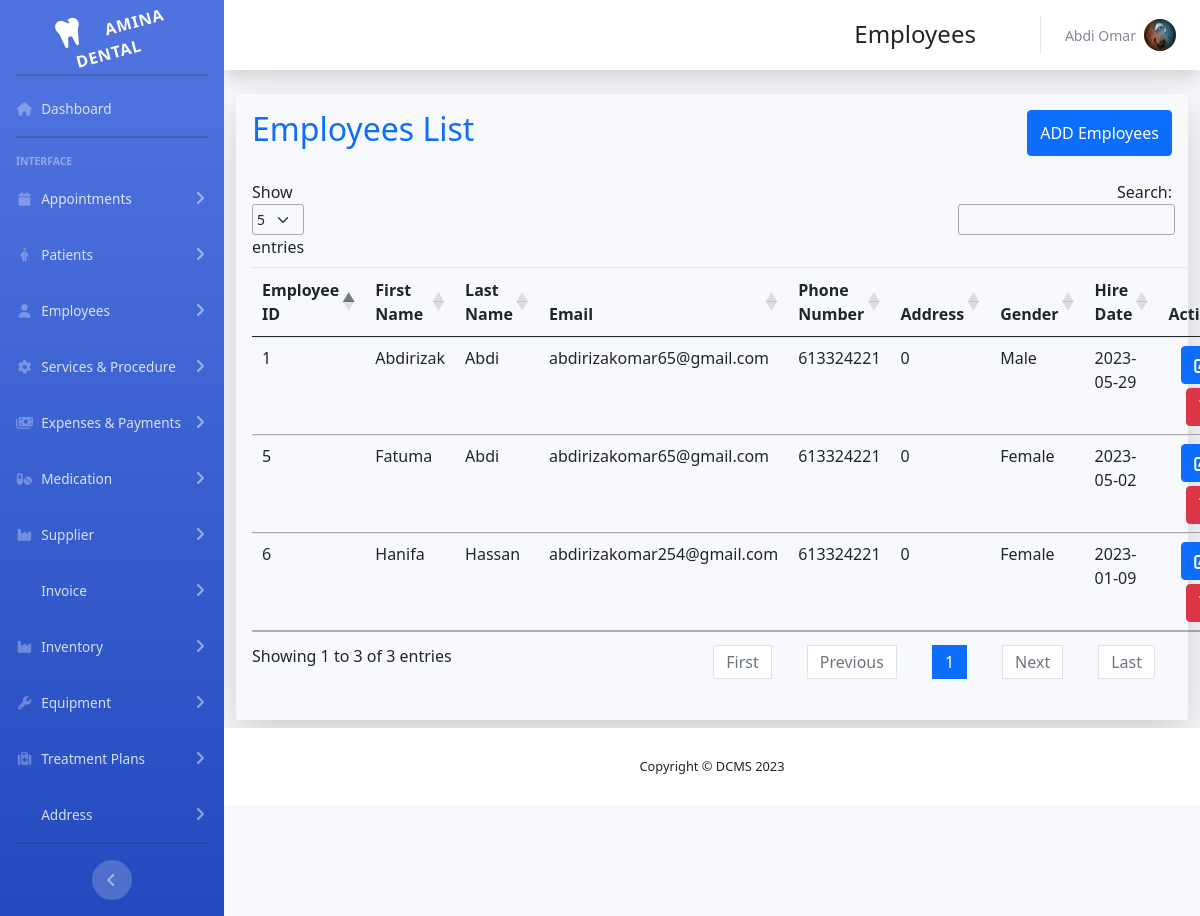
The app's page /index.php?page=employee with its own data.
### tables this page shows
CREATE TABLE Employees (
    employee_id INT PRIMARY KEY AUTO_INCREMENT,
    first_name VARCHAR(255),
    last_name VARCHAR(255),
    email VARCHAR(255),
    phone VARCHAR(255),
    address INT,
    gender VARCHAR(20),
    profile VARCHAR(255),
    hire_date DATE,
    FOREIGN KEY (Address) REFERENCES Addresses(address_id)
);

### app/employees/employee.php (the view, shortened to what this page needs)
<!DOCTYPE html>
<html>
<head>
    <?php
    include_once('./app/database/conn.php');
    ?>
</head>
<body>
    <div class="container-fluid ">
        <div class=" mt-1 p-3 shadow-lg rounded">
            <div class='small' id='small'></div>
            <div class='d-flex justify-content-between mb-4'>
                <h2 class="text-center text-primary">Employees List</h2>
                <button type="button" class="btn btn-primary" data-toggle="modal" data-target="#employeeModal">
                    ADD Employees
                </button>
            </div>
            <table class="table table-hover" id="dataTable">
                <thead>
                    <tr>
                        <th scope="col">Employee ID</th>
                        <th scope="col">First Name</th>
                        <th scope="col">Last Name</th>
                        <th scope="col">Email</th>
                        <th scope="col">Phone Number</th>
                        <th scope="col">Address</th>
                        <th scope="col">Gender</th>
                        <th scope="col">Hire Date</th>
                        <th scope="col" class="text-center">Action</th>
                    </tr>
                </thead>
                <tbody>
                    <?php
                    $result = mysqli_query($conn, "SELECT * FROM Employees");
                    while ($row = mysqli_fetch_assoc($result)) {
                        echo "<tr>";
                        echo "<td>" . $row['employee_id'] . "</td>";
                        echo "<td>" . $row['first_name'] . "</td>";
                        echo "<td>" . $row['last_name'] . "</>";
                        echo "<td>" . $row['email'] . "</td>";
                        echo "<td>" . $row['phone'] . "</td>";
                        echo "<td>" . $row['address'] . "</td>";
                        echo "<td>" . $row['gender'] . "</td>";
                        echo "<td>" . $row['hire_date'] . "</td>";
                        echo "<td class='text-center'>
                                    <button  class='btn btn-primary' onclick='editEmployee(" . $row['employee_id'] . ")'> <icon class='fa fa-edit'></icon> </button>
                                    <a href='#' class='btn btn-danger ms-2 mt-1' onclick='deleteEmployee(" . $row['employee_id'] . ")'> <icon class='fa fa-trash'></icon> </a>
                                  </td>";
                    }
                    ?>
                </tbody>
            </table>
        </div>
    </div>
</body>
</html>

### includes/header.php (shortened to what this page needs)
<!DOCTYPE html>
<html lang="en">
<head>
    <link rel="stylesheet" href="https://cdnjs.cloudflare.com/ajax/libs/font-awesome/6.4.0/css/all.min.css">
    <link href="css/sb-admin-2.min.css" rel="stylesheet">
    <link href="./vendor/DataTables/datatables.css" rel="stylesheet">
</head>
<body id="page-top">
    <div id="wrapper">
    <link rel="stylesheet" href="./vendor/css/bootstrap.min.css">
    <link rel="stylesheet" href="./vendor/fullcalendar/lib/main.min.css">

### includes/sidebar.php (shortened to what this page needs)
<ul class="navbar-nav bg-gradient-primary sidebar sidebar-dark accordion" id="accordionSidebar">
    <a class="sidebar-brand d-flex align-items-center justify-content-center" href="index.php">
        <div class="sidebar-brand-icon rotate-n-15">
            <i class="fas fa-tooth"></i>
            <div class="sidebar-brand-text mx-3">Amina Dental</div>
        </div>
    </a>
    <hr class="sidebar-divider my-1">
    <li class="nav-item">
        <a class="nav-link" href="index.php?page=login">
            <i class="fas fa-fw fa-house"></i>
            <span>Dashboard</span></a>
    </li>
    <hr class="sidebar-divider">
    <div class="sidebar-heading">
        Interface
    </div>
    <li class="nav-item">
        <a class="nav-link collapsed" href="#" data-toggle="collapse" data-target="#collapseAppointment" aria-expanded="true" aria-controls="collapseUtilities">
            <i class="fa fa-fw fa-calendar"></i>
            <span>Appointments</span>
        </a>
    </li>
    <li class="nav-item">
        <a class="nav-link collapsed" href="#" data-toggle="collapse" data-target="#collapsePatient" aria-expanded="true" aria-controls="collapseUtilities">
            <i class="fa-solid fa-fw fa-person-half-dress"></i>
            <span>Patients</span>
        </a>
    </li>
    <li class="nav-item">
        <a class="nav-link collapsed" href="#" data-toggle="collapse" data-target="#collapseStaff" aria-expanded="true" aria-controls="collapseUtilities">
            <i class="fas fa-fw fa-user"></i>
            <span>Employees</span>
        </a>
    </li>
    <li class="nav-item">
        <a class="nav-link collapsed" href="#" data-toggle="collapse" data-target="#collapseServices" aria-expanded="true" aria-controls="collapseUtilities">
            <i class="fas fa-fw fa-gear"></i>
            <span>Services & Procedure</span>
        </a>
    </li>
    <li class="nav-item">
        <a class="nav-link collapsed" href="#" data-toggle="collapse" data-target="#collapseExpenses" aria-expanded="true" aria-controls="collapseUtilities">
            <i class="fas fa-fw fa-money-bills"></i>
            <span>Expenses & Payments</span>
        </a>
    </li>
    <li class="nav-item">
        <a class="nav-link collapsed" href="#" data-toggle="collapse" data-target="#collapseMedication" aria-expanded="true" aria-controls="collapseUtilities">
            <i class="fas fa-fw fa-pills"></i>
            <span>Medication</span>
        </a>
    </li>
    <li class="nav-item">
        <a class="nav-link collapsed" href="#" data-toggle="collapse" data-target="#collapseSupplier" aria-expanded="true" aria-controls="collapseUtilities">
            <i class="fas fa-fw fa-industry"></i>
            <span>Supplier</span>
        </a>
    </li>
    <li class="nav-item">
        <a class="nav-link collapsed" href="#" data-toggle="collapse" data-target="#collapseInvoice" aria-expanded="true" aria-controls="collapseUtilities">
            <span>Invoice</span>
        </a>
    </li>
    <li class="nav-item">
        <a class="nav-link collapsed" href="#" data-toggle="collapse" data-target="#collapseInventory" aria-expanded="true" aria-controls="collapseUtilities">
            <i class="fas fa-fw fa-industry"></i>
            <span>Inventory</span>
        </a>
    </li>
    <li class="nav-item">
        <a class="nav-link collapsed" href="#" data-toggle="collapse" data-target="#collapseEquipment" aria-expanded="true" aria-controls="collapseUtilities">
            <i class="fas fa-fw fa-wrench"></i>
            <span>Equipment</span>
        </a>
    </li>
    <li class="nav-item">
        <a class="nav-link collapsed" href="#" data-toggle="collapse" data-target="#collapseTreatmentPlans" aria-expanded="true" aria-controls="collapseUtilities">
            <i class="fas fa-fw fa-medkit"></i>
            <span>Treatment Plans</span>
        </a>
    </li>
    <li class="nav-item">
        <a class="nav-link collapsed" href="#" data-toggle="collapse" data-target="#collapseAddress" aria-expanded="true" aria-controls="collapseUtilities">
            <span>Address</span>
        </a>
    </li>
    <hr class="sidebar-divider d-none d-md-block">
    <div class="text-center d-none d-md-inline">
        <button class="rounded-circle border-0" id="sidebarToggle"></button>
    </div>
</ul>
<div id="content-wrapper" class="d-flex flex-column">
    <div id="content">
        <nav class="navbar navbar-expand navbar-light bg-white topbar mb-4 static-top shadow">
            <ul class="navbar-nav ml-auto">
                <li class="mt-3 text-center me-5 fs-4"><?php if (isset($title)) {
                                                            echo $title;
                                                        } ?></li>
                <li class="nav-item dropdown no-arrow">
                    <a class="nav-link dropdown-toggle" href="#" id="userDropdown" role="button" data-toggle="dropdown" aria-haspopup="true" aria-expanded="false">
                        <span class="mr-2 d-none d-lg-inline text-gray-600 small"><?php  echo $_SESSION["employee_name"];  ?></span>
                        <div class="rounded-circle btn-warning">
                            <img class="img-profile rounded-circle" src="<?php  echo $_SESSION["profile"];  ?>">
                        </div>
                    </a>
                </li>
            </ul>
        </nav>

### includes/footer.php (shortened to what this page needs)
            <footer class="sticky-footer bg-white">
                <div class="container my-auto">
                    <div class="copyright text-center my-auto">
                        <span>Copyright &copy; DCMS 2023</span>
                    </div>
                </div>
            </footer>
        </div>
    </div>
</body>
</html>

### index.php (shortened to what this page needs)
<?php
$is404 = false;
$page = '';
if(isset($_GET['page']) && !empty($_GET['page'])){
    $page = $_GET['page'];
    $title = $titles[$page]["title"];
    $file = $titles[$page]["path"]."/$page.php";
}
elseif(!in_array($page, $titles)){
    $is404 = true;
}
else{
    header("Location: index.php?page=dashboard");
}
require_once('./includes/header.php');
require_once('./includes/sidebar.php');
require_once($is404 ? './includes/404.php' : $file );
require_once('./includes/footer.php');
?>
    <link href="./vendor/DataTables/datatables.css" rel="stylesheet">
    <link href="./vendor/select2/css/select2.css" rel="stylesheet">

### records on screen
employees: employee_id "1", first_name "Abdirizak", last_name "Abdi", email "abdirizakomar65@gmail.com", phone "613324221", address "0", gender "Male", hire_date "2023-05-29"
employees: employee_id "5", first_name "Fatuma", last_name "Abdi", email "abdirizakomar65@gmail.com", phone "613324221", address "0", gender "Female", hire_date "2023-05-02"
employees: employee_id "6", first_name "Hanifa", last_name "Hassan", email "abdirizakomar254@gmail.com", phone "613324221", address "0", gender "Female", hire_date "2023-01-09"

### other values on screen
$title "Employees"
$_SESSION["employee_name"] "Abdi Omar"
